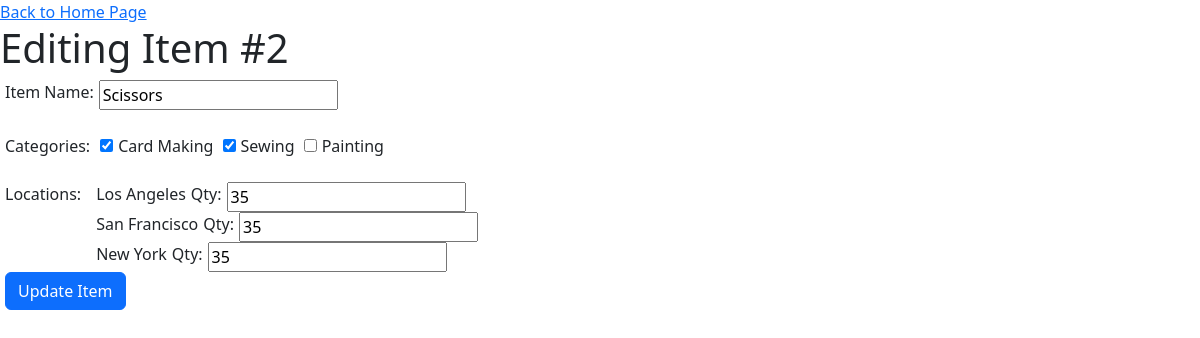
Page /edit.php?item_id=2 on the committed database.
### tables this page shows
CREATE TABLE items(
	item_id int PRIMARY KEY NOT NULL AUTO_INCREMENT,
    item_name VARCHAR(45) NOT NULL
);

CREATE TABLE categories(
	category_id int PRIMARY KEY NOT NULL AUTO_INCREMENT,
    category_name VARCHAR(45) NOT NULL
);

CREATE TABLE locations(
	location_id int PRIMARY KEY NOT NULL AUTO_INCREMENT,
    location_name VARCHAR(45) NOT NULL
);

CREATE TABLE location_has_item(
	location_id int,
    item_id int,
    qty int
);

### edit.php (the view, shortened to what this page needs)
<?php
     $mysqli = new mysqli(DB_HOST, DB_USER, DB_PASS, DB_NAME);
     $item_sql = "SELECT * FROM items WHERE item_id = ". $_GET['item_id'] .";";
     $item_result = $mysqli->query($item_sql);
     $item_row = $item_result->fetch_assoc();
     $categories_sql = "SELECT * FROM categories";
     $categories_results = $mysqli->query($categories_sql);
     $locations_sql = "SELECT * FROM locations";
     $locations_results = $mysqli->query($locations_sql);
?>
<!DOCTYPE html>
<html lang="en">
<head>
     <link href="https://cdn.jsdelivr.net/npm/bootstrap@5.2.0-beta1/dist/css/bootstrap.min.css" rel="stylesheet">
     <link rel="stylesheet" type="text/css" href="styles.css">
</head>
<body>
     <a href="index.php"> Back to Home Page </a>
     <h1> Editing Item #<?php echo $_GET["item_id"]; ?> </h1>
          <form action="update.php" method="POST">
          <div class="inline">
               <label for="item-name"> Item Name: </label> <input type="text" name="item-name" id="item-name" value="<?php echo $item_row['item_name']; ?>" />
          </div>
          <br />
          <div class="inline">
               <label for="categories"> Categories: </label>
               <div name="categories">
                    <?php while($category = $categories_results->fetch_assoc()) : ?>
                         <?php
                              $item_categories = "SELECT * FROM items
                              JOIN category_has_item ON category_has_item.item_id = items.item_id
                              WHERE category_has_item.category_id = ". $category['category_id']." AND items.item_id = ". $_GET['item_id'].";";
                              $item_categories_results = $mysqli -> query($item_categories);
                              if($item_categories_results->num_rows > 0) :
                         ?>
                              <input type="checkbox" id="category<?php echo $category['category_id']; ?>" checked/><label> <?php echo $category["category_name"]; ?> </label>
                         <?php else : ?>
                              <input type="checkbox" id="category<?php echo $category['category_id']; ?>"/><label> <?php echo $category["category_name"]; ?> </label>
                         <?php endif; ?>
                    <?php endwhile; ?>
               </div>
          </div>
          <br />
          <div class="inline">
               <label for="locations"> Locations: </label>
               <div name="locations">
                    <?php while($location = $locations_results->fetch_assoc()) : ?>
                         <?php
                              $item_locations = "SELECT items.item_id, items.item_name, location_has_item.location_id, location_has_item.qty FROM items
                              JOIN location_has_item ON location_has_item.item_id = items.item_id
                              WHERE location_has_item.location_id = ". $location['location_id']." AND items.item_id = ". $_GET['item_id'].";";
                              $item_locations_results = $mysqli -> query($item_locations);
                              $item_locations_row = $item_locations_results->fetch_assoc();
                         ?>
                              <div class="inline">
                                   <label> <?php echo $location["location_name"]; ?> </label>
                                   <label for="qty"> Qty: </label> <input type="text" id="qty<?php echo $location['location_id'];?>" value="<?php echo $item_locations_row['qty']; ?>" />
                              </div>
                    <?php endwhile; ?>
               </div>
          </div>
          <div class="inline">
               <button type="submit" class="btn btn-primary"> Update Item </button>
          </div>
     </form>
</body>
</html>

### styles.css (style rules this page uses)
.inline { display: flex; flex-direction: row; }
.inline * { margin-left: 5px; }

### rows in the picture
items: item-name "Scissors"
categories: category_name "Card Making"
categories: category_name "Sewing"
categories: category_name "Painting"
locations: location_name "Los Angeles", qty "35"
locations: location_name "San Francisco", qty "35"
locations: location_name "New York", qty "35"

### other values in the picture
$_GET["item_id"] "2"
